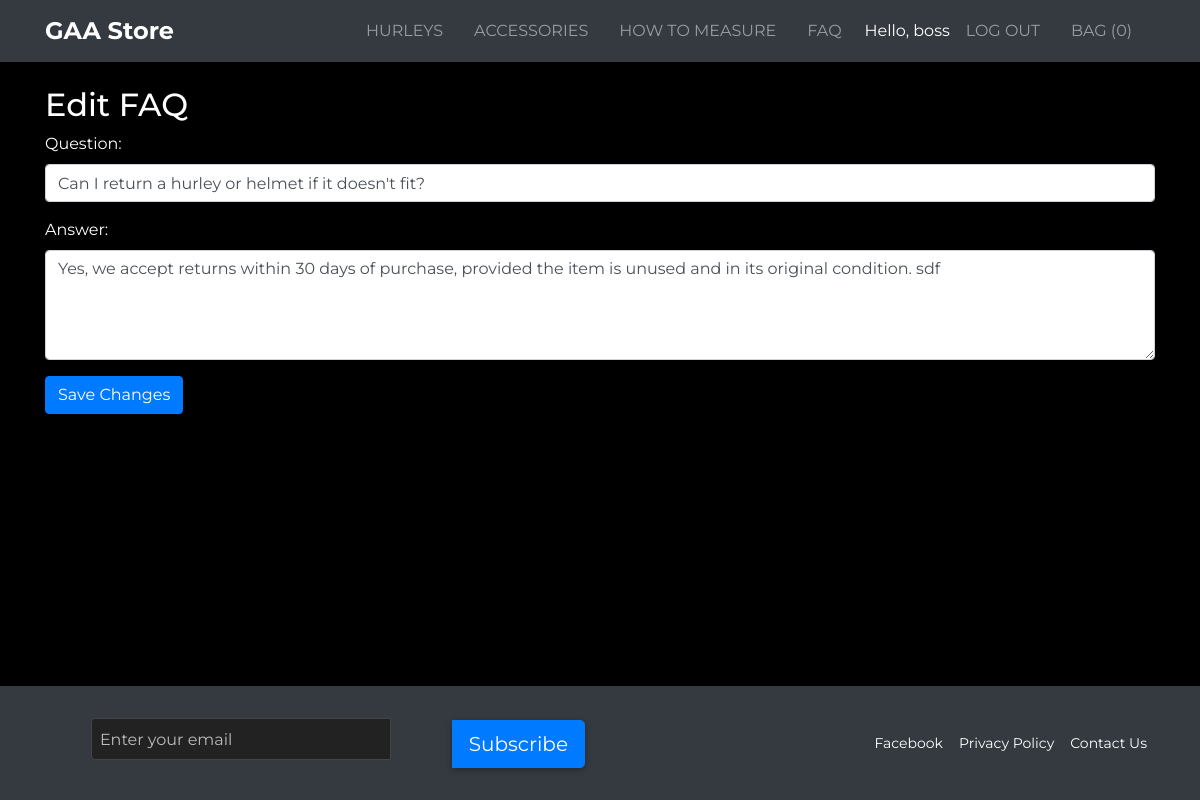
/faq/edit/1/ (signed in), run on the app's committed database.
### core/models.py (models this page shows, shortened)
class FAQ(models.Model):
    question = models.CharField(max_length=200)
    answer = models.TextField()
    sort_order = models.PositiveSmallIntegerField(
        default=0,
        help_text="Lower numbers appear first"
    )
    class Meta:
        ordering = ["sort_order", "question"]
        verbose_name = "FAQ"
        verbose_name_plural = "FAQs"

### core/views.py (the view)
# urls.py: path("edit/<int:pk>/", FaqUpdateView.as_view(), name="faq_edit"),
@method_decorator(login_required, name="dispatch")
@method_decorator(staff_member_required, name="dispatch")
class FaqUpdateView(UpdateView):
    model = FAQ
    form_class = FAQForm
    template_name = "core/faq_form.html"
    success_url = reverse_lazy("core:faq_list")

### core/forms.py
class FAQForm(forms.ModelForm):
    class Meta:
        model = FAQ
        fields = ['question', 'answer']
        widgets = {
            'question': forms.TextInput(attrs={'class': 'form-control'}),
            'answer': forms.Textarea(
                attrs={'class': 'form-control', 'rows': 4}),
        }

### bag/context_processors.py (called while the page is built, shortened)
def bag_contents(request):
    bag_items = []
    total = 0
    product_count = 0
    bag = request.session.get('bag', {})
    if total < settings.FREE_DELIVERY_THRESHOLD:
        delivery = total * Decimal(settings.STANDARD_DELIVERY_PERCENTAGE / 100)
        free_delivery_delta = settings.FREE_DELIVERY_THRESHOLD - total
    else:
        delivery = 0
        free_delivery_delta = 0
    grand_total = total + delivery
    return {
        'bag_items': bag_items,
        'total': total,
        'product_count': product_count,
        'delivery': delivery,
        'free_delivery_delta': free_delivery_delta,
        'free_delivery_threshold': settings.FREE_DELIVERY_THRESHOLD,
        'grand_total': grand_total,
    }

def bag_count(request):
    bag = request.session.get('bag', {})
    count = sum(item.get('quantity', 0) for item in bag.values())
    return {'bag_count': count}

### core/templates/core/faq_form.html (shortened to what this page needs)
{% extends "base.html" %}
{% load static %}
{% block extra_css %}
  <link rel="stylesheet" href="{% static 'core/css/faq.css' %}">
{% endblock %}
{% block content %}
  <div class="container mt-4">
    <h2>
      {% if object %} Edit FAQ {% else %} Add FAQ {% endif %}
    </h2>
    <form method="post" novalidate>
      {{ form.as_p }}
      <button type="submit" class="btn btn-primary">
        {% if object %} Save Changes {% else %} Create FAQ {% endif %}
      </button>
    </form>
  </div>
{% endblock %}

### templates/includes/main-nav.html (shortened to what this page needs)
<nav class="navbar navbar-expand-lg navbar-dark bg-dark">
  <div class="container">
    <a class="navbar-brand" href="/">GAA Store</a>
    <div class="collapse navbar-collapse" id="navbarNav">
      <ul class="navbar-nav ml-auto">
        <li class="nav-item">
          <a class="nav-link" href="/hurleys/">Hurleys</a>
        </li>
        <li class="nav-item">
          <a class="nav-link" href="/accessories/">Accessories</a>
        </li>
        <li class="nav-item">
          <a class="nav-link" href="{% url 'how_to_measure' %}">How to Measure</a>
        </li>
        <li class="nav-item">
          <a class="nav-link" href="{% url 'core:faq_list' %}">FAQ</a>
        </li>
        {% if user.is_authenticated %}
          <li class="nav-item">
            <a class="navbar-text mr-2 text-white" href="{% url 'profile' %}">
              Hello, {{ user.username }}
            </a>
          </li>
          <li class="nav-item">
            <a class="nav-link" href="{% url 'account_logout' %}">
              Log out
            </a>
          </li>
        {% else %}
          <li class="nav-item">
            <a class="nav-link" href="{% url 'account_login' %}">
              Sign Up / Log In
            </a>
          </li>
        {% endif %}
        <li class="nav-item">
          <a class="{% if grand_total %}text-info font-weight-bold{% else %}text-black{% endif %} nav-link" href="{% url 'view_bag' %}">
            Bag (<span id="bag-count">{{ bag_count }}</span>)
          </a>
        </li>
      </ul>
    </div>
  </div>
</nav>

### static/css/base.css (style rules this page uses)
html, body { height: 100%; margin: 0; padding: 0; }
body { font-family: 'Montserrat', sans-serif; background-color: #000; color: #fff; margin: 0; padding: 0; display: flex; flex-direction: column; min-height: 100vh; }
.navbar-brand { font-weight: 700; font-size: 1.5rem; }
.navbar-nav .nav-link { font-size: 1rem; text-transform: uppercase; margin-right: 15px; transition: color 0.3s ease; }

### data on the page
FAQ: question "Can I return a hurley or helmet if it doesn't fit?", answer "Yes, we accept returns within 30 days of purchase, provided the item is unused and in its original condition. sdf"

### other printed values
{{ user.username }} "boss"
{{ bag_count }} "0"
